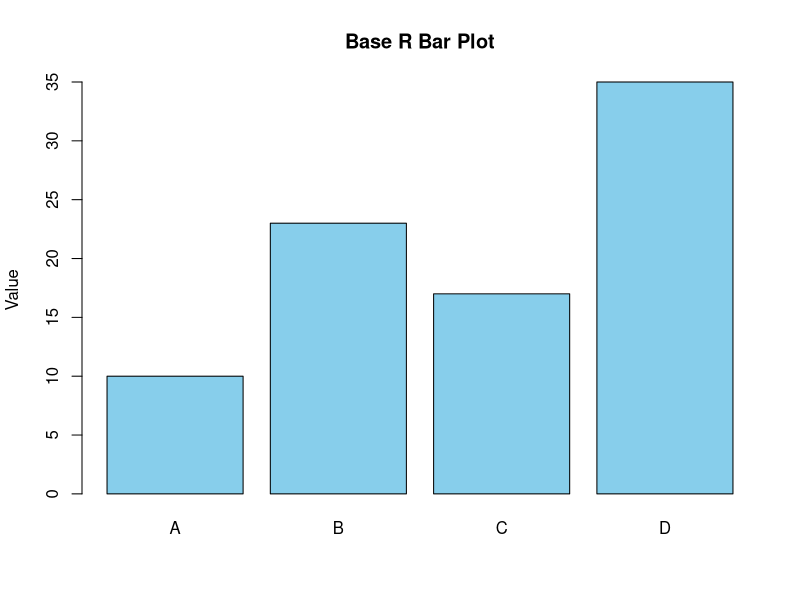
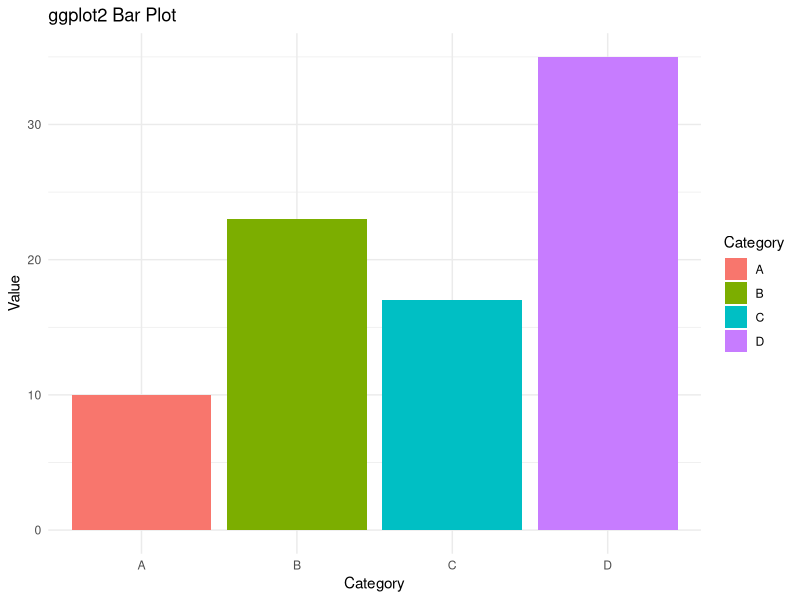
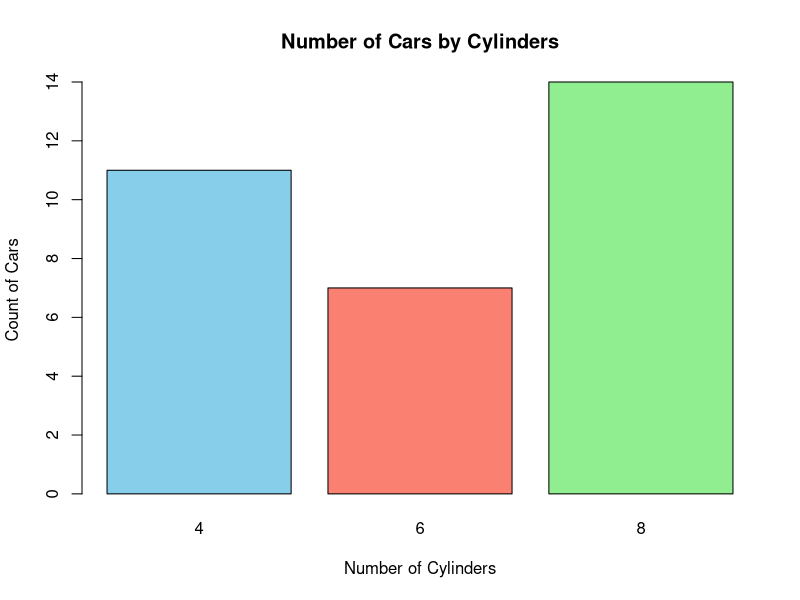
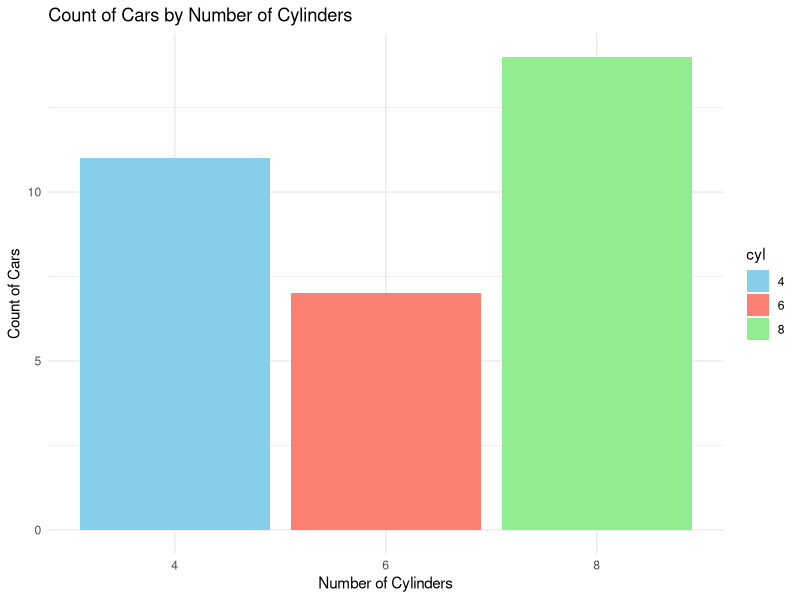
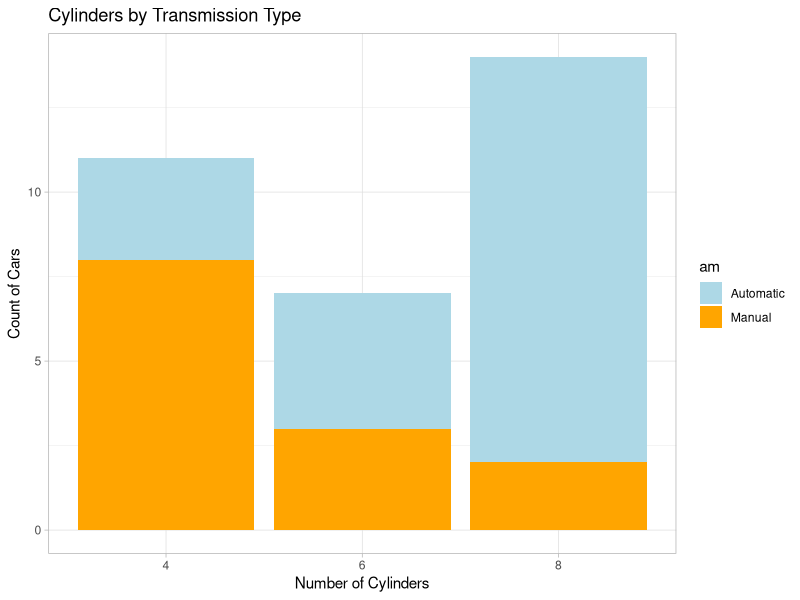
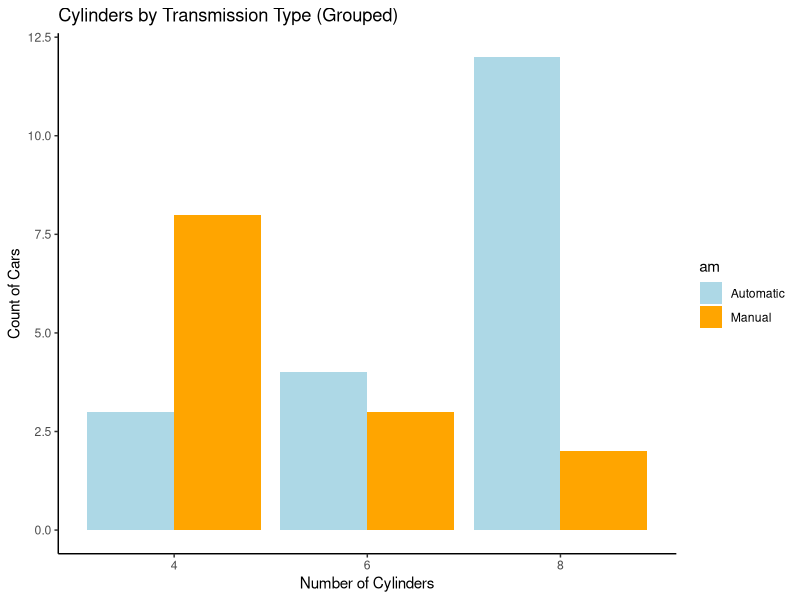
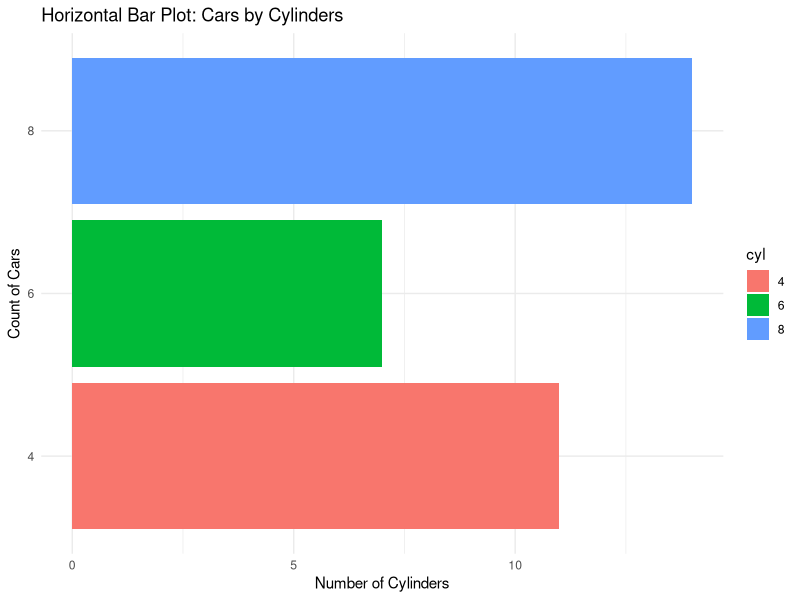
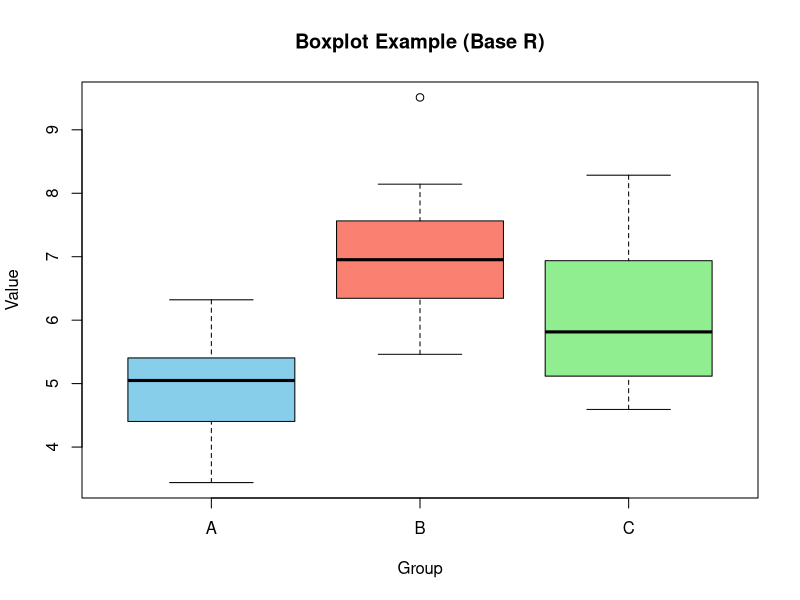

The R source for these figures, in order:
## ---- chunk 1
library(ggplot2)

library(dplyr)

## ---- chunk 2
data <- data.frame(
  Category = c("A", "B", "C", "D"),
  Value = c(10, 23, 17, 35)
)

## ---- chunk 3
barplot(data$Value, names.arg = data$Category, 
        col = "skyblue", main = "Base R Bar Plot", ylab = "Value")

## ---- chunk 4
ggplot(data, aes(x = Category, y = Value, fill = Category)) +
  geom_bar(stat = "identity") +
  theme_minimal() +
  labs(title = "ggplot2 Bar Plot", y = "Value")

## ---- chunk 5
data(mtcars)

## ---- chunk 6
mtcars$cyl <- as.factor(mtcars$cyl)

## ---- chunk 7
cyl_counts <- table(mtcars$cyl)

## ---- chunk 8
barplot(cyl_counts,
        main = "Number of Cars by Cylinders",
        xlab = "Number of Cylinders",
        ylab = "Count of Cars",
        col = c("skyblue", "salmon", "lightgreen"),
        border = "black")

## ---- chunk 9
ggplot(mtcars, aes(x = cyl, fill = cyl)) +
  geom_bar() +
  labs(title = "Count of Cars by Number of Cylinders",
       x = "Number of Cylinders", y = "Count of Cars") +
  scale_fill_manual(values = c("skyblue", "salmon", "lightgreen")) +
  theme_minimal()

## ---- chunk 10
mtcars$am <- factor(mtcars$am, labels = c("Automatic", "Manual"))

## ---- chunk 11
ggplot(mtcars, aes(x = cyl, fill = am)) +
  geom_bar(position = "stack") +
  labs(title = "Cylinders by Transmission Type",
       x = "Number of Cylinders", y = "Count of Cars") +
  scale_fill_manual(values = c("lightblue", "orange")) +
  theme_light()

## ---- chunk 12
ggplot(mtcars, aes(x = cyl, fill = am)) +
  geom_bar(position = "dodge") +
  labs(title = "Cylinders by Transmission Type (Grouped)",
       x = "Number of Cylinders", y = "Count of Cars") +
  scale_fill_manual(values = c("lightblue", "orange")) +
  theme_classic()

## ---- chunk 13
ggplot(mtcars, aes(x = cyl, fill = cyl)) +
  geom_bar() +
  coord_flip() +  # Flips the axes
  labs(title = "Horizontal Bar Plot: Cars by Cylinders",
       x = "Count of Cars", y = "Number of Cylinders") +
  theme_minimal()

## ---- chunk 14
radd <- data.frame(
  Group = rep(c("A", "B", "C"), each = 20),
  Value = c(rnorm(20, mean = 5), rnorm(20, mean = 7), rnorm(20, mean = 6))
)

## ---- chunk 15
boxplot(Value ~ Group, data = radd,
        main = "Boxplot Example (Base R)",
        xlab = "Group",
        ylab = "Value",
        col = c("skyblue", "salmon", "lightgreen"),
        border = "black")

## ---- chunk 16
datas <- data.frame(
  Group = rep(c("A", "B", "C"), each = 20),
  Value = c(rnorm(20, mean = 5), rnorm(20, mean = 7), rnorm(20, mean = 6))
)

## ---- chunk 17
ggplot(datas, aes(x = Group, y = Value, fill = Group)) +
  geom_boxplot() +
  labs(title = "Boxplot Example (ggplot2)",
       x = "Group", y = "Value") +
  theme_minimal()

## ---- chunk 18
data(mtcars)

## ---- chunk 19
mtcars$cyl <- as.factor(mtcars$cyl)

## ---- chunk 20
boxplot(mpg ~ cyl, data = mtcars,
        main = "MPG by Number of Cylinders",
        xlab = "Number of Cylinders",
        ylab = "Miles Per Gallon (MPG)",
        col = c("lightblue", "salmon", "lightgreen"),
        border = "black")

## ---- chunk 21
ggplot(mtcars, aes(x = cyl, y = mpg, fill = cyl)) +
  geom_boxplot() +
  labs(title = "MPG by Number of Cylinders (ggplot2)",
       x = "Number of Cylinders",
       y = "Miles Per Gallon (MPG)") +
  scale_fill_manual(values = c("skyblue", "salmon", "lightgreen")) +
  theme_minimal()

## ---- chunk 22
ggplot(mtcars, aes(x = cyl, y = mpg, fill = cyl)) +
  geom_boxplot(outlier.color = "red", outlier.shape = 16, outlier.size = 2) +
  geom_jitter(width = 0.2, alpha = 0.6) +  # Adds data points
  labs(title = "MPG by Number of Cylinders with Outliers Highlighted",
       x = "Number of Cylinders", y = "MPG") +
  scale_fill_manual(values = c("skyblue", "salmon", "lightgreen")) +
  theme_light()

## ---- chunk 23
ggplot(mtcars, aes(y = mpg, x = cyl, fill = cyl)) +
  geom_boxplot() +
  coord_flip() +  # Flips axes
  labs(title = "Horizontal Boxplot: MPG by Cylinders",
       x = "Number of Cylinders", y = "MPG") +
  theme_classic()

## ---- chunk 24
df <- data.frame(Time = 1:10, Measurement = cumsum(rnorm(10)))
ggplot(df, aes(x = Time, y = Measurement)) +
  geom_line(color = "blue", size = 1.2) +
  labs(title = "Line Plot", x = "Time", y = "Measurement") +
  theme_light()

## ---- chunk 25
data(mtcars)

## ---- chunk 26
plot(mtcars$mpg, type = "o", col = "blue", 
     main = "Miles per Gallon (MPG) by Car Index",
     xlab = "Car Index (Row Number)", ylab = "Miles per Gallon (MPG)",
     pch = 16, lwd = 2)

## ---- chunk 27
ggplot(mtcars, aes(x = hp, y = mpg)) +
  geom_line(color = "blue", size = 1) +
  labs(title = "MPG vs Horsepower", x = "Horsepower", y = "Miles per Gallon (MPG)") +
  theme_minimal()

## ---- chunk 28
ggplot(mtcars, aes(x = hp, y = mpg, color = factor(cyl))) +
  geom_line(size = 1) +
  labs(title = "MPG vs Horsepower by Number of Cylinders",
       x = "Horsepower", y = "Miles per Gallon (MPG)") +
  scale_color_manual(values = c("red", "green", "blue")) +
  theme_minimal()

## ---- chunk 29
ggplot(mtcars, aes(x = hp, y = mpg)) +
  geom_line(color = "blue", size = 1) +
  geom_point(color = "red", size = 3) +
  labs(title = "MPG vs Horsepower with Data Points",
       x = "Horsepower", y = "Miles per Gallon (MPG)") +
  theme_light()

## ---- chunk 30
ggplot(mtcars, aes(x = hp, y = mpg)) +
  geom_point(color = "red", size = 3) +
  geom_smooth(method = "loess", color = "blue", size = 1) +
  labs(title = "MPG vs Horsepower with Trend Line",
       x = "Horsepower", y = "Miles per Gallon (MPG)") +
  theme_minimal()

## ---- chunk 31
ggplot(mtcars, aes(x = wt, y = mpg)) +
  geom_point(color = "darkgreen") +
  geom_smooth(method = "lm", col = "red") +
  labs(title = "MPG vs Weight", x = "Weight", y = "Miles Per Gallon")
  
## ---- chunk 32
data(mtcars)

## ---- chunk 33
plot(mtcars$hp, mtcars$mpg, 
     main = "Scatter Plot of MPG vs Horsepower",
     xlab = "Horsepower", ylab = "Miles per Gallon (MPG)",
     pch = 19, col = "blue")

## ---- chunk 34
ggplot(mtcars, aes(x = hp, y = mpg)) +
  geom_point(color = "blue", size = 3) +
  labs(title = "Scatter Plot of MPG vs Horsepower", x = "Horsepower", y = "Miles per Gallon (MPG)") +
  theme_minimal()

## ---- chunk 35
ggplot(mtcars, aes(x = hp, y = mpg, color = factor(cyl))) +
  geom_point(size = 3) +
  labs(title = "MPG vs Horsepower by Number of Cylinders", x = "Horsepower", y = "Miles per Gallon (MPG)") +
  scale_color_manual(values = c("red", "green", "blue")) +
  theme_light()

## ---- chunk 36
ggplot(mtcars, aes(x = hp, y = mpg)) +
  geom_point(color = "blue", size = 3) +
  geom_smooth(method = "lm", color = "red", size = 1) +
  labs(title = "MPG vs Horsepower with Linear Trend Line", x = "Horsepower", y = "Miles per Gallon (MPG)") +
  theme_minimal()

## ---- chunk 37
ggplot(mtcars, aes(x = hp, y = mpg)) +
  geom_jitter(color = "blue", size = 3, width = 0.2, height = 0.2) +
  labs(title = "MPG vs Horsepower with Jitter", x = "Horsepower", y = "Miles per Gallon (MPG)") +
  theme_minimal()

## ---- chunk 38
ggplot(mtcars, aes(x = hp, y = mpg)) +
  geom_point(color = "blue", size = 3) +
  geom_smooth(method = "lm", se = TRUE, color = "red", size = 1) +
  labs(title = "MPG vs Horsepower with Regression Line and Confidence Interval",
       x = "Horsepower", y = "Miles per Gallon (MPG)") +
  theme_minimal()

